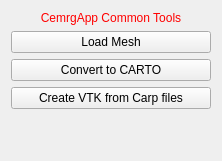
<?xml version="1.0" encoding="UTF-8"?>
<ui version="4.0">
 <class>QmitkCemrgAppCommonToolsControls</class>
 <widget class="QWidget" name="QmitkCemrgAppCommonToolsControls">
  <property name="geometry">
   <rect>
    <x>0</x>
    <y>0</y>
    <width>222</width>
    <height>161</height>
   </rect>
  </property>
  <property name="minimumSize">
   <size>
    <width>0</width>
    <height>0</height>
   </size>
  </property>
  <property name="windowTitle">
   <string>QmitkTemplate</string>
  </property>
  <layout class="QVBoxLayout" name="verticalLayout">
   <item>
    <widget class="QLabel" name="label">
     <property name="styleSheet">
      <string notr="true">QLabel { color: rgb(255, 0, 0) }</string>
     </property>
     <property name="text">
      <string>CemrgApp Common Tools</string>
     </property>
     <property name="alignment">
      <set>Qt::AlignCenter</set>
     </property>
    </widget>
   </item>
   <item>
    <widget class="QPushButton" name="btn_loadmesh">
     <property name="toolTip">
      <string>Do image processing</string>
     </property>
     <property name="text">
      <string>Load Mesh</string>
     </property>
    </widget>
   </item>
   <item>
    <widget class="QPushButton" name="btn_convert2carto">
     <property name="toolTip">
      <string>Do image processing</string>
     </property>
     <property name="text">
      <string>Convert to CARTO</string>
     </property>
    </widget>
   </item>
   <item>
    <widget class="QPushButton" name="btn_vtk2cart">
     <property name="text">
      <string>Create VTK from Carp files</string>
     </property>
    </widget>
   </item>
   <item>
    <spacer name="spacer1">
     <property name="orientation">
      <enum>Qt::Vertical</enum>
     </property>
     <property name="sizeType">
      <enum>QSizePolicy::Expanding</enum>
     </property>
     <property name="sizeHint" stdset="0">
      <size>
       <width>20</width>
       <height>220</height>
      </size>
     </property>
    </spacer>
   </item>
  </layout>
 </widget>
 <layoutdefault spacing="6" margin="11"/>
 <resources/>
 <connections/>
</ui>
